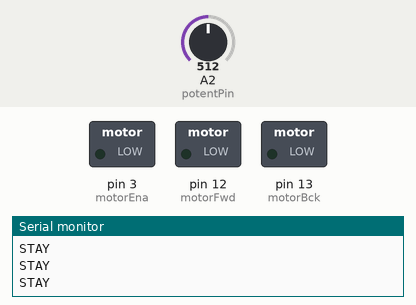
This sketch was run on a simulated Arduino Uno, built with avr-gcc and run on an emulated ATmega328P. Shown: switched loads named in the sketch (green lamp = pin HIGH), the last lines printed to the serial monitor. The inputs (shaded band) are chosen by the test bench; at power-on: A2 (potentPin) = 512.

Above: at 1.2 s.
1.3 s: A2 (potentPin) set to 685
4.3 s: A2 (potentPin) set to 708
At 4.7 s:
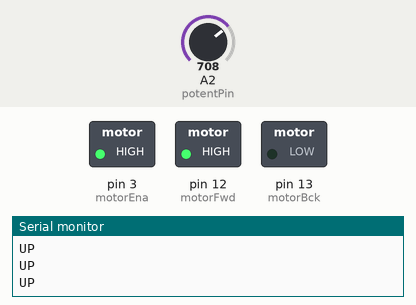
5.8 s: A2 (potentPin) set to 290
At 7.0 s:
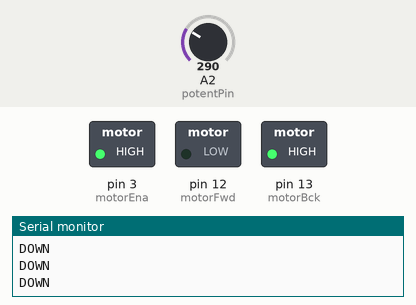
7.3 s: A2 (potentPin) set to 316
At 8.2 s:
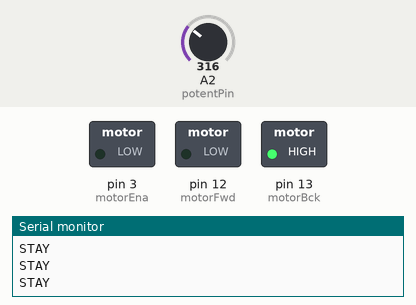
8.8 s: A2 (potentPin) set to 710
At 9.4 s:
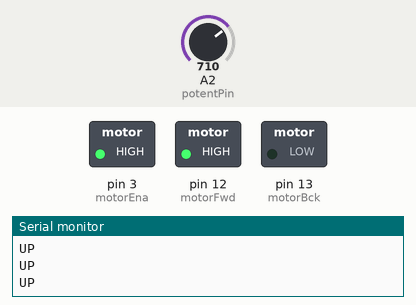
10.3 s: A2 (potentPin) set to 122
At 11.7 s:
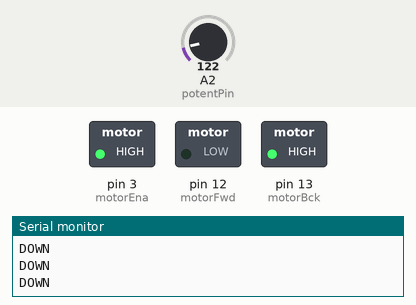
Timing chart, 0 to 12.8 s (numbered marks = the images above; inputs shaded):
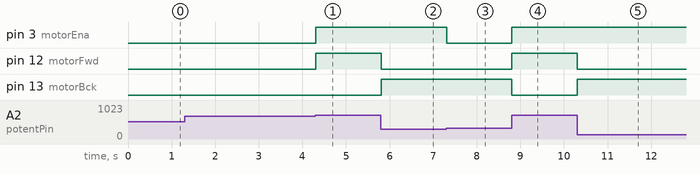

The sketch:

potentiometer.ino
```cpp
/* Motor Control w/ Potentiometer
 *
 * This program uses a single-turn potentiometer to control a motor connected to
 * an L293D driver.
 * Vertical thrusters (UP, DOWN) will be controlled by a potentiometer.
 */

#include <stdio.h>

// MOTOR NEEDS SEPARATE VOLTAGE SUPPLY

// pin A2 is connected to the potentiometer output
#define potentPin A2
// motor pins are connected to L293D driver
// pin 3 is connected to 1,2EN; it controls PWM
// pins 12, 13 are connected to 1A, 2A; they control motor direction
#define motorEna  3
#define motorFwd  12
#define motorBck  13

void setup() {
  // set motor pins as outputs
  pinMode(motorEna, OUTPUT);
  pinMode(motorFwd, OUTPUT);
  pinMode(motorBck, OUTPUT);
  // begin serial communication at 9600 bits per sec
  Serial.begin(9600);
} // end setup

void loop() {
  // record value from potentiometer (0-1024)
  int potentValue = analogRead(potentPin);
  int motorPWM;

  // if potentiometer is turned to the right
  if(potentValue > 700){
    // power motor to propel upwards
    motorPWM = 255;
    digitalWrite(motorFwd, HIGH);
    digitalWrite(motorBck, LOW);
    Serial.println("UP");
  } // else if potentiometer is turned to the left
  else if(potentValue < 300){
    // power motor to propel downwards
    motorPWM = 255;
    digitalWrite(motorFwd, LOW);
    digitalWrite(motorBck, HIGH);
    Serial.println("DOWN");
  } // else if potentiometer is in the middle
  else{
    // don't power motor
    motorPWM = 0;
    Serial.println("STAY");
  } // end else

  // write PWM to motor
  analogWrite(motorEna, motorPWM);

  // 1 ms delay for stability
  delay(1);
} // end loop
```

Measured:
- the behaviour switches between 700 and 701 on A2 (potentPin) (found by bisection; images 0 and 1)
- the behaviour switches between 299 and 300 on A2 (potentPin) (found by bisection; images 2 and 3)
- after the input at 4.3 s, pin 3 (motorEna), pin 12 (motorFwd): LOW → HIGH at once
- after the input at 5.8 s, pin 12 (motorFwd): HIGH → LOW at once; pin 13 (motorBck): LOW → HIGH at once
- after the input at 7.3 s, pin 3 (motorEna): HIGH → LOW at once
- after the input at 8.8 s, pin 3 (motorEna), pin 12 (motorFwd): LOW → HIGH at once; pin 13 (motorBck): HIGH → LOW at once
- after the input at 10.3 s, pin 12 (motorFwd): HIGH → LOW at once; pin 13 (motorBck): LOW → HIGH at once
